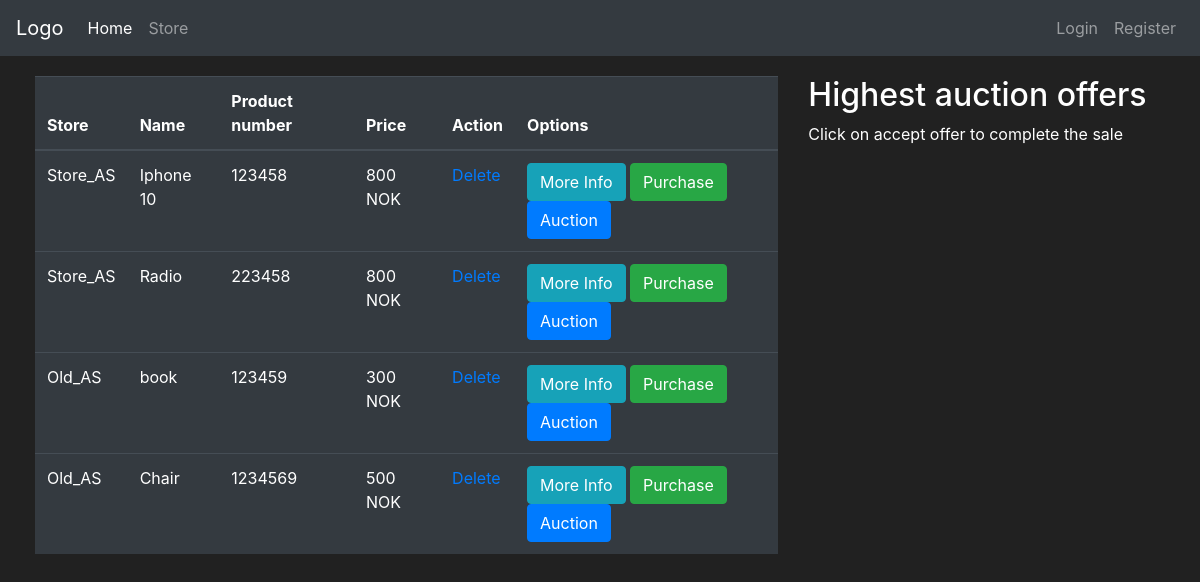
The app's page /store with its own data.
### app_flask/models.py (models this page shows, shortened)
class Goods(db.Model):
    id = db.Column(db.Integer, primary_key=True)
    name = db.Column(db.String(30), unique=True, nullable=False)
    description = db.Column(db.String(70), unique=False, nullable=False)
    price = db.Column(db.Integer, unique=False, nullable=False)
    product_number = db.Column(db.String(length=6), nullable=False, unique=True)
    date_created = db.Column(db.DateTime(), default=datetime.utcnow)
    user_owner = db.Column(db.Integer(), db.ForeignKey('user.id'))
    store_owner = db.Column(db.Integer(), db.ForeignKey('store.id'))

class Store(db.Model):
    id = db.Column(db.Integer(), primary_key=True)
    store_name = db.Column(db.String(length=30), nullable=False, unique=True)
    street_address = db.Column(db.String(length=40), nullable=False)
    street_number = db.Column(db.Integer(), nullable=False)
    postal_code = db.Column(db.Integer(), nullable=False)
    province = db.Column(db.String(length=50), nullable=False)
    store_email = db.Column(db.String(length=50), nullable=False, unique=True)
    store_phone = db.Column(db.Integer(), nullable=False)
    date_created = db.Column(db.DateTime(), default=datetime.utcnow)
    user_owner = db.Column(db.Integer(), db.ForeignKey('user.id'))
    goods = db.relationship('Goods', backref='owned_store', lazy=True)

### app_flask/main/routes.py (the view, shortened to what this page needs)
@bp.route("/store", methods=["POST", "GET"])
def store_page():
    buy_form = BuyGoodsForm()
    auction_form = AuctionGoodsForm()
    accept_form = AcceptAuctionForm()
    if request.method == "GET":
        items = db.session.query(Goods, Store).filter(Store.id == Goods.store_owner).all()
        try:
            current_store = Store.query.filter_by(user_owner=current_user.id).first()
            if current_store is not None:
                bidding_items = Bidding.query. \
                    with_entities(Bidding.item_name, Bidding.offer, Bidding.user_name, Bidding.user_id, Bidding.id,
                                  func.max(Bidding.offer)) \
                    .group_by(Bidding.item_name).filter_by(store_user_id=current_user.id)
            else:
                bidding_items = []
        except AttributeError:
            bidding_items = []
        return render_template("store.html", items=items, buy_form=buy_form, auction_form=auction_form,
                               bidding_items=bidding_items, accept_form=accept_form)

### app_flask/templates/store.html (shortened to what this page needs)
{% extends 'base.html' %}
{% block content %}
<div class="row" style="margin:20px; margin-left:20px">
    <div class="col-8">
        <table class="table table-hover table-dark">
            <thead>
                <tr>
                    <th scope="col">Store</th>
                    <th scope="col">Name</th>
                    <th scope="col">Product number</th>
                    <th scope="col">Price</th>
                    <th scope="col">Action</th>
                    <th scope="col">Options</th>
                </tr>
            </thead>
            <tbody>
                {% for item, store in items %}
                <tr>
                    <td>{{store.store_name}}</td>
                    <td>{{item.name}}</td>
                    <td>{{item.product_number}}</td>
                    <td>{{item.price}} NOK</td>
                    <td class=".table-striped"><a href="{{ url_for('main.delete_goods', id=item.id)}}">Delete</a></td>
                    <td>
                        <button class="btn btn-outline btn-info" data-toggle="modal" data-target="#Modal-MoreInfo-{{ item.id }}">More Info</button>
                        <button class="btn btn-outline btn-success" data-toggle="modal" data-target="#Modal-PurchaseConfirm-{{ item.id }}" >Purchase</button>
                        <button class="btn btn-outline btn-primary" data-toggle="modal" data-target="#Modal-AuctionConfirm-{{ item.id }}" >Auction</button>
                    </td>
                </tr>
                {% endfor %}
            </tbody>
        </table>
    </div>
    <div class="col-4">
        <h2>Highest auction offers</h2>
        <p>Click on accept offer to complete the sale</p>
        <br>
   </div>
</div>
{% endblock %}

### app_flask/templates/base.html (style rules this page uses)
body { color: white; background-color: #212121; }

### records on screen
Goods: store_name "Store_AS", name "Iphone 10", product_number "123458", price "800"
Goods: store_name "Store_AS", name "Radio", product_number "223458", price "800"
Goods: store_name "Old_AS", name "book", product_number "123459", price "300"
Goods: store_name "Old_AS", name "Chair", product_number "1234569", price "500"
